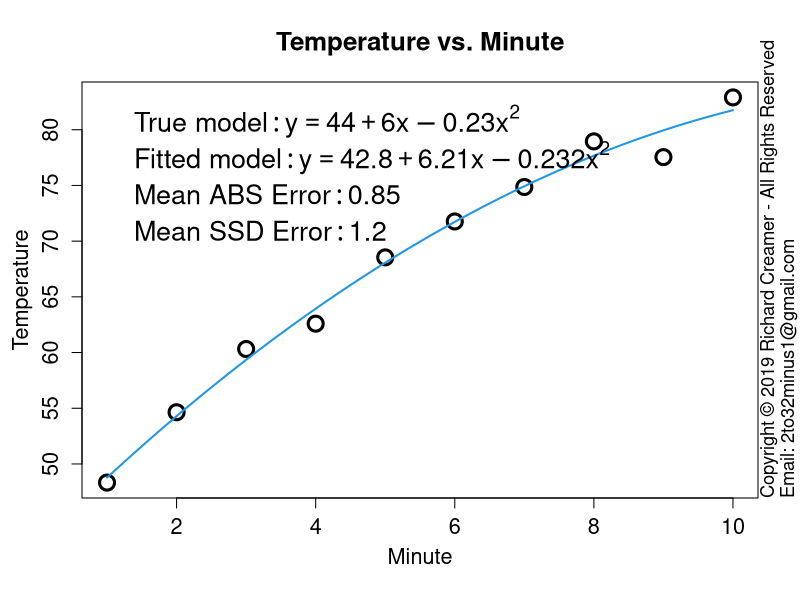

This figure's R source:
##############################################################
### Copyright (c) Richard Creamer 2019 - All Rights Reserved
### Inquiries: email 2to32minus1@gmail.com
##############################################################

### Globals
fontScale = 1.2    # Global font size variable
lf        = 1.2    # Enlarge font of plot labels
verbose   = FALSE  # Verbose printing
lw        = 2      # Line width
xMargin   = 1      # X-axis margin for plots
yMargin   = 1      # Y-axis margin for plots
de        = 0.01   # Small constant for estimating derivatives numerically
smlPts    = 1      # Small  data point/circle
medPts    = 1.5    # Medium data point/circle
lrgPts    = 2.0    # Large  data point/circle

### Run this function to generate this plot
runFunc = function() {
	dw = 1000
	dh = 750	
	path = "D:/Code/R/LeastSquaresPlay/PlotsAndAssocCode/Plot74/"
	savePngVerbose( paste(path, "Plot74.png", sep=""), tempVsTime, w=dw, h=dw, un="px" )	
}

### Simulate temperature vs. time
tempVsTime = function() {
	set.seed( 3 )
	# Make some fake data
	trueCoeff = c( 44, 6, -0.23 )
	x = 1:10
	y = evalPoly( x, trueCoeff ) + rnorm( length(x), sd=1.5 )
	# Plot it
	plot( x, y, main="Temperature vs. Minute", cex.lab=lf, xlab="", ylab="", cex=lrgPts, lwd=lw+1, cex.main=1.3*fontScale, cex.axis=1.3 )
	addAxisLabels( xLabel="Minute", yLabel="Temperature" )	
	# Fit a quadratic curve to simulated real-world data
	lmFit = lm( y ~ x + I(x^2) )
	
	predX = seq( x[1],x[length(x)],length.out=200 )
	predY = evalPoly( predX, lmFit$coefficients )
	lines( predX, predY, col=4, lwd=lw )
	
	e = compPolyFitError( x, y, lmFit$coefficients )
	addLegend( trueCoeff, lmFit$coefficients, meanAbsErr=e$meanAbsError, meanSsdErr=e$meanSsdError )
}

### Compute f(x) for a polynomial and a vector of x-coordinates
evalPoly = function( x, coeff ) {
	if ( length( coeff ) < 1 ) return( c(0) )  	
	termSum = 0
	for ( i in 1:length(coeff) ) {
		termSum = termSum + coeff[i] * x^(i-1)
	}
	return( termSum )
}

# Compute errors, ABS and SSD, return tuple
compPolyFitError = function( x, y, coeff ) {
	predY = evalPoly( x, coeff )
	meanAbsError = (1/length(x)) * sum( abs(predY - y) )
	meanSsdError = (1/length(x)) * sum( (predY - y)^2 )
	return( list( meanAbsError=meanAbsError, meanSsdError=meanSsdError ) )
}

### Add a legend to a plot suitable for this deck's polynomials/purpose
addLegend = function( coeff, fitCoeff, meanAbsErr=NULL, meanSsdErr=NULL, fontSz=1.35*fontScale, pos="topleft", wrapLimit=5 ) {
	legList = list()
	
	# Generate and append legend text lines for 'true model'
	truePolyStrList = prettyPoly( coeff, nSigFigs=3, wrapLimit=wrapLimit )
	legList[1] = paste( "'True model': y ==", truePolyStrList[1], sep="" )
	if ( length( truePolyStrList ) > 1 ) {
		for ( i in 2:length( truePolyStrList ) ) {
			legList[length(legList)+1] = paste( "'     '", truePolyStrList[i], sep="" )
		}
	}
	
	# Generate and append legend text lines for 'fitted model'
	fitPolyStrList = prettyPoly( fitCoeff, nSigFigs=3, wrapLimit=wrapLimit )
	legList[length(legList) + 1] = paste( "'Fitted model': y ==", fitPolyStrList[1], sep="" )
	if ( length( fitPolyStrList ) > 1 ) {
		for ( i in 2:length( fitPolyStrList ) ) {
			legList[length(legList)+1] = paste( "'     '", fitPolyStrList[i], sep="" )
		}
	}
	
	if ( !is.null(meanAbsErr) ) {
		legError = paste( "'Mean ABS Error': ", sprintf( "%.2f", meanAbsErr ), sep="" )
		legList[ length( legList ) + 1 ] = legError
	}
	if ( !is.null(meanSsdErr) ) {
		legError = paste( "'Mean SSD Error': ", sprintf( "%.2f", meanSsdErr ), sep="" )
		legList[ length( legList ) + 1 ] = legError
	}
	
	legend( pos, bty="n",inset=c(0.005,0.01),
			legend=parse(text=legList), col=c("transparent","transparent"),
			cex=fontSz, pch=15, y.intersp=1.1 )
}

### Return string suitable for plot titles with actual exponents (not '^')
### Examples: [ "1.23", "1.23-2.21x", "1.23-2.21x+4.98x^2" ]
prettyPoly = function( coeff, nSigFigs=3, wrapLimit=3 ) {
	rc = signif( coeff, nSigFigs )
	numTerms = length( coeff )
	terms = c()
	for ( termNum in 1:numTerms ) {
		if ( termNum == 1 ) {
			s = paste( rc[termNum], sep="" )
		} else {
			s = paste( abs(rc[termNum]), sep="" )
		}
		if ( termNum > 1 )
			s = paste( s, "*x", sep="" )
		if ( termNum > 2 )
			s = paste( s, "^", (termNum-1), sep="" )
		terms[ length(terms) + 1 ] = s
	}
	wrapLines = list()
	catStr = ""
	for ( termNum in 1:numTerms ) {
		if ( termNum > 1 && ( termNum - 1 ) %% wrapLimit == 0 ) {
			wrapLines[length(wrapLines) + 1] = catStr
			catStr = ""
		}
		if ( termNum == 1 ) {
			catStr = paste( catStr, terms[termNum], sep="" )
		} else {
			if ( rc[termNum] < 0 ) {
				catStr = paste( catStr, " - ", terms[termNum], sep="" )
			} else {
				catStr = paste( catStr, " + ", terms[termNum], sep="" )
			}
		}
	}
	if ( catStr != "" )
		wrapLines[length(wrapLines) + 1] = catStr
	return( wrapLines )
}

### Get Plot Limits : gpl()$xLim[1] --> left x-coord
gpl = function() {
	u = par( "usr" )
	return( list( xLim=u[1:2], yLim=u[3:4] ) )
}

### Convience method to add x/y axis labels
addAxisLabels = function( xLabel="x", yLabel="y", cexVal=1.3 ) {
	mtext( text=xLabel, side=1, line=2.5, cex=cexVal )
	mtext( text=yLabel, side=2, line=2.5, cex=cexVal )
}

### Save to PNG file, specify width and height
savePngVerbose = function( path, plotFunc, w=512, h=512, un="px", doCopyright=TRUE, ... ) {
	png( filename = path, type="cairo", units=un, width=w, height=h, pointsize=12, res=96 )
	plotFunc( ... )
	if ( doCopyright )
		addCopyright()
	dev.off()
}

### Add copyright notice to plot via text()
addCopyright = function() {
	mtext( "Copyright \uA9 2019 Richard Creamer - All Rights Reserved", side=4, line=0, adj=0, cex=1.1 )
	mtext( "Email: 2to32minus1@gmail.com", side=4, line=1, adj=0, cex=1.1 )
}

runFunc() 
